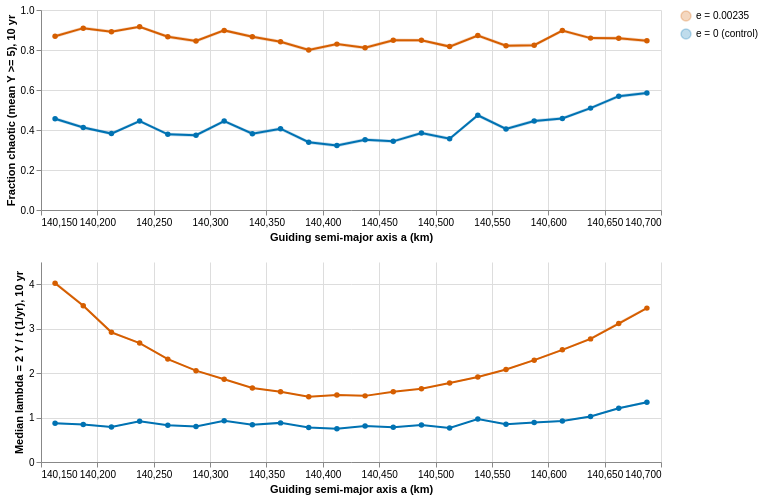

This figure's Vega-Lite source:
### Vega-Lite specification from a JSON file in a GitHub repository (floating-point values rounded to 4 significant figures)
{"$schema": "https://vega.github.io/schema/vega-lite/v5.20.1.json", "config": {"view": {"continuousHeight": 300, "continuousWidth": 300, "strokeWidth": 0}}, "datasets": {"data-27ef27b0b630e6c8410d7334d4c87cb4": [{"a": 140200.0, "hi": 4.067, "lo": 3.992, "orbits": "e = 0.00235", "value": 4.024}, {"a": 140200.0, "hi": 3.551, "lo": 3.487, "orbits": "e = 0.00235", "value": 3.516}, {"a": 140200.0, "hi": 2.945, "lo": 2.891, "orbits": "e = 0.00235", "value": 2.917}, {"a": 140200.0, "hi": 2.695, "lo": 2.658, "orbits": "e = 0.00235", "value": 2.677}, {"a": 140300.0, "hi": 2.335, "lo": 2.293, "orbits": "e = 0.00235", "value": 2.315}, {"a": 140300.0, "hi": 2.069, "lo": 2.04, "orbits": "e = 0.00235", "value": 2.055}, {"a": 140300.0, "hi": 1.874, "lo": 1.847, "orbits": "e = 0.00235", "value": 1.862}, {"a": 140300.0, "hi": 1.679, "lo": 1.655, "orbits": "e = 0.00235", "value": 1.666}, {"a": 140400.0, "hi": 1.59, "lo": 1.571, "orbits": "e = 0.00235", "value": 1.58}, {"a": 140400.0, "hi": 1.48, "lo": 1.459, "orbits": "e = 0.00235", "value": 1.469}, {"a": 140400.0, "hi": 1.519, "lo": 1.497, "orbits": "e = 0.00235", "value": 1.508}, {"a": 140400.0, "hi": 1.5, "lo": 1.477, "orbits": "e = 0.00235", "value": 1.488}, {"a": 140500.0, "hi": 1.588, "lo": 1.574, "orbits": "e = 0.00235", "value": 1.579}, {"a": 140500.0, "hi": 1.661, "lo": 1.637, "orbits": "e = 0.00235", "value": 1.65}, {"a": 140500.0, "hi": 1.787, "lo": 1.759, "orbits": "e = 0.00235", "value": 1.776}, {"a": 140500.0, "hi": 1.931, "lo": 1.898, "orbits": "e = 0.00235", "value": 1.915}, {"a": 140600.0, "hi": 2.099, "lo": 2.064, "orbits": "e = 0.00235", "value": 2.08}, {"a": 140600.0, "hi": 2.31, "lo": 2.27, "orbits": "e = 0.00235", "value": 2.291}, {"a": 140600.0, "hi": 2.546, "lo": 2.501, "orbits": "e = 0.00235", "value": 2.524}, {"a": 140600.0, "hi": 2.8, "lo": 2.751, "orbits": "e = 0.00235", "value": 2.77}, {"a": 140700.0, "hi": 3.155, "lo": 3.086, "orbits": "e = 0.00235", "value": 3.115}, {"a": 140700.0, "hi": 3.494, "lo": 3.445, "orbits": "e = 0.00235", "value": 3.462}, {"a": 140200.0, "hi": 0.8869, "lo": 0.8483, "orbits": "e = 0 (control)", "value": 0.8696}, {"a": 140200.0, "hi": 0.8585, "lo": 0.8348, "orbits": "e = 0 (control)", "value": 0.8463}, {"a": 140200.0, "hi": 0.8017, "lo": 0.7761, "orbits": "e = 0 (control)", "value": 0.7895}, {"a": 140200.0, "hi": 0.9274, "lo": 0.9103, "orbits": "e = 0 (control)", "value": 0.9167}, {"a": 140300.0, "hi": 0.8369, "lo": 0.8156, "orbits": "e = 0 (control)", "value": 0.826}, {"a": 140300.0, "hi": 0.8095, "lo": 0.785, "orbits": "e = 0 (control)", "value": 0.799}, {"a": 140300.0, "hi": 0.9356, "lo": 0.9164, "orbits": "e = 0 (control)", "value": 0.9271}, {"a": 140300.0, "hi": 0.8475, "lo": 0.83, "orbits": "e = 0 (control)", "value": 0.8375}, {"a": 140400.0, "hi": 0.8855, "lo": 0.8703, "orbits": "e = 0 (control)", "value": 0.8802}, {"a": 140400.0, "hi": 0.7885, "lo": 0.7694, "orbits": "e = 0 (control)", "value": 0.7778}, {"a": 140400.0, "hi": 0.7579, "lo": 0.7365, "orbits": "e = 0 (control)", "value": 0.7496}, {"a": 140400.0, "hi": 0.8217, "lo": 0.805, "orbits": "e = 0 (control)", "value": 0.811}, {"a": 140500.0, "hi": 0.789, "lo": 0.7715, "orbits": "e = 0 (control)", "value": 0.782}, {"a": 140500.0, "hi": 0.845, "lo": 0.8207, "orbits": "e = 0 (control)", "value": 0.8333}, {"a": 140500.0, "hi": 0.7769, "lo": 0.7548, "orbits": "e = 0 (control)", "value": 0.7641}, {"a": 140500.0, "hi": 0.9744, "lo": 0.956, "orbits": "e = 0 (control)", "value": 0.965}, {"a": 140600.0, "hi": 0.8667, "lo": 0.8409, "orbits": "e = 0 (control)", "value": 0.8503}, {"a": 140600.0, "hi": 0.9043, "lo": 0.8702, "orbits": "e = 0 (control)", "value": 0.8878}, {"a": 140600.0, "hi": 0.9287, "lo": 0.9038, "orbits": "e = 0 (control)", "value": 0.9209}, {"a": 140600.0, "hi": 1.046, "lo": 1.008, "orbits": "e = 0 (control)", "value": 1.025}, {"a": 140700.0, "hi": 1.23, "lo": 1.192, "orbits": "e = 0 (control)", "value": 1.21}, {"a": 140700.0, "hi": 1.371, "lo": 1.314, "orbits": "e = 0 (control)", "value": 1.344}], "data-320c45c0cf9e71bc1e6fbb6586de09c1": [{"a": 140200.0, "hi": 0.8773, "lo": 0.8603, "orbits": "e = 0.00235", "value": 0.8688}, {"a": 140200.0, "hi": 0.9173, "lo": 0.9011, "orbits": "e = 0.00235", "value": 0.9092}, {"a": 140200.0, "hi": 0.8996, "lo": 0.8832, "orbits": "e = 0.00235", "value": 0.8914}, {"a": 140200.0, "hi": 0.9242, "lo": 0.9082, "orbits": "e = 0.00235", "value": 0.9162}, {"a": 140300.0, "hi": 0.8748, "lo": 0.858, "orbits": "e = 0.00235", "value": 0.8664}, {"a": 140300.0, "hi": 0.8534, "lo": 0.8362, "orbits": "e = 0.00235", "value": 0.8448}, {"a": 140300.0, "hi": 0.9062, "lo": 0.8898, "orbits": "e = 0.00235", "value": 0.898}, {"a": 140300.0, "hi": 0.8744, "lo": 0.8576, "orbits": "e = 0.00235", "value": 0.866}, {"a": 140400.0, "hi": 0.8497, "lo": 0.8323, "orbits": "e = 0.00235", "value": 0.841}, {"a": 140400.0, "hi": 0.8084, "lo": 0.7908, "orbits": "e = 0.00235", "value": 0.7996}, {"a": 140400.0, "hi": 0.8379, "lo": 0.8209, "orbits": "e = 0.00235", "value": 0.8294}, {"a": 140400.0, "hi": 0.8203, "lo": 0.8029, "orbits": "e = 0.00235", "value": 0.8116}, {"a": 140500.0, "hi": 0.8572, "lo": 0.8404, "orbits": "e = 0.00235", "value": 0.8488}, {"a": 140500.0, "hi": 0.8567, "lo": 0.8396, "orbits": "e = 0.00235", "value": 0.8482}, {"a": 140500.0, "hi": 0.8257, "lo": 0.8083, "orbits": "e = 0.00235", "value": 0.817}, {"a": 140500.0, "hi": 0.8809, "lo": 0.8639, "orbits": "e = 0.00235", "value": 0.8724}, {"a": 140600.0, "hi": 0.8304, "lo": 0.8128, "orbits": "e = 0.00235", "value": 0.8216}, {"a": 140600.0, "hi": 0.8328, "lo": 0.8151, "orbits": "e = 0.00235", "value": 0.824}, {"a": 140600.0, "hi": 0.9052, "lo": 0.8888, "orbits": "e = 0.00235", "value": 0.897}, {"a": 140600.0, "hi": 0.868, "lo": 0.8508, "orbits": "e = 0.00235", "value": 0.8594}, {"a": 140700.0, "hi": 0.8672, "lo": 0.85, "orbits": "e = 0.00235", "value": 0.8586}, {"a": 140700.0, "hi": 0.855, "lo": 0.8378, "orbits": "e = 0.00235", "value": 0.8464}, {"a": 140200.0, "hi": 0.4651, "lo": 0.4481, "orbits": "e = 0 (control)", "value": 0.4566}, {"a": 140200.0, "hi": 0.4209, "lo": 0.4047, "orbits": "e = 0 (control)", "value": 0.4128}, {"a": 140200.0, "hi": 0.3902, "lo": 0.3738, "orbits": "e = 0 (control)", "value": 0.382}, {"a": 140200.0, "hi": 0.453, "lo": 0.437, "orbits": "e = 0 (control)", "value": 0.445}, {"a": 140300.0, "hi": 0.3868, "lo": 0.37, "orbits": "e = 0 (control)", "value": 0.3784}, {"a": 140300.0, "hi": 0.3826, "lo": 0.3654, "orbits": "e = 0 (control)", "value": 0.374}, {"a": 140300.0, "hi": 0.453, "lo": 0.4366, "orbits": "e = 0 (control)", "value": 0.4448}, {"a": 140300.0, "hi": 0.3898, "lo": 0.373, "orbits": "e = 0 (control)", "value": 0.3814}, {"a": 140400.0, "hi": 0.4151, "lo": 0.3977, "orbits": "e = 0 (control)", "value": 0.4064}, {"a": 140400.0, "hi": 0.348, "lo": 0.3304, "orbits": "e = 0 (control)", "value": 0.3392}, {"a": 140400.0, "hi": 0.3307, "lo": 0.3137, "orbits": "e = 0 (control)", "value": 0.3222}, {"a": 140400.0, "hi": 0.3601, "lo": 0.3427, "orbits": "e = 0 (control)", "value": 0.3514}, {"a": 140500.0, "hi": 0.3516, "lo": 0.3348, "orbits": "e = 0 (control)", "value": 0.3432}, {"a": 140500.0, "hi": 0.3932, "lo": 0.376, "orbits": "e = 0 (control)", "value": 0.3846}, {"a": 140500.0, "hi": 0.3653, "lo": 0.3479, "orbits": "e = 0 (control)", "value": 0.3566}, {"a": 140500.0, "hi": 0.4823, "lo": 0.4653, "orbits": "e = 0 (control)", "value": 0.4738}, {"a": 140600.0, "hi": 0.4142, "lo": 0.3966, "orbits": "e = 0 (control)", "value": 0.4054}, {"a": 140600.0, "hi": 0.4536, "lo": 0.4359, "orbits": "e = 0 (control)", "value": 0.4448}, {"a": 140600.0, "hi": 0.4662, "lo": 0.4498, "orbits": "e = 0 (control)", "value": 0.458}, {"a": 140600.0, "hi": 0.518, "lo": 0.5008, "orbits": "e = 0 (control)", "value": 0.5094}, {"a": 140700.0, "hi": 0.5776, "lo": 0.5604, "orbits": "e = 0 (control)", "value": 0.569}, {"a": 140700.0, "hi": 0.5932, "lo": 0.576, "orbits": "e = 0 (control)", "value": 0.5846}]}, "vconcat": [{"data": {"name": "data-320c45c0cf9e71bc1e6fbb6586de09c1"}, "height": 200, "layer": [{"encoding": {"color": {"field": "orbits", "scale": {"domain": ["e = 0.00235", "e = 0 (control)"], "range": ["#D55E00", "#0072B2"]}, "title": null, "type": "nominal"}, "x": {"field": "a", "scale": {"domain": [140150, 140700], "nice": false}, "title": "Guiding semi-major axis a (km)", "type": "quantitative"}, "y": {"field": "lo", "title": "Fraction chaotic (mean Y >= 5), 10 yr", "type": "quantitative"}, "y2": {"field": "hi"}}, "mark": {"opacity": 0.25, "type": "errorband"}}, {"encoding": {"color": {"field": "orbits", "scale": {"domain": ["e = 0.00235", "e = 0 (control)"], "range": ["#D55E00", "#0072B2"]}, "title": null, "type": "nominal"}, "tooltip": [{"field": "a", "type": "quantitative"}, {"field": "orbits", "type": "nominal"}, {"field": "value", "type": "quantitative"}], "x": {"field": "a", "scale": {"domain": [140150, 140700], "nice": false}, "title": "Guiding semi-major axis a (km)", "type": "quantitative"}, "y": {"field": "value", "type": "quantitative"}}, "mark": {"point": true, "type": "line"}}], "width": 620}, {"data": {"name": "data-27ef27b0b630e6c8410d7334d4c87cb4"}, "height": 200, "layer": [{"encoding": {"color": {"field": "orbits", "scale": {"domain": ["e = 0.00235", "e = 0 (control)"], "range": ["#D55E00", "#0072B2"]}, "title": null, "type": "nominal"}, "x": {"field": "a", "scale": {"domain": [140150, 140700], "nice": false}, "title": "Guiding semi-major axis a (km)", "type": "quantitative"}, "y": {"field": "lo", "title": "Median lambda = 2 Y / t (1/yr), 10 yr", "type": "quantitative"}, "y2": {"field": "hi"}}, "mark": {"opacity": 0.25, "type": "errorband"}}, {"encoding": {"color": {"field": "orbits", "scale": {"domain": ["e = 0.00235", "e = 0 (control)"], "range": ["#D55E00", "#0072B2"]}, "title": null, "type": "nominal"}, "tooltip": [{"field": "a", "type": "quantitative"}, {"field": "orbits", "type": "nominal"}, {"field": "value", "type": "quantitative"}], "x": {"field": "a", "scale": {"domain": [140150, 140700], "nice": false}, "title": "Guiding semi-major axis a (km)", "type": "quantitative"}, "y": {"field": "value", "type": "quantitative"}}, "mark": {"point": true, "type": "line"}}], "width": 620}]}
